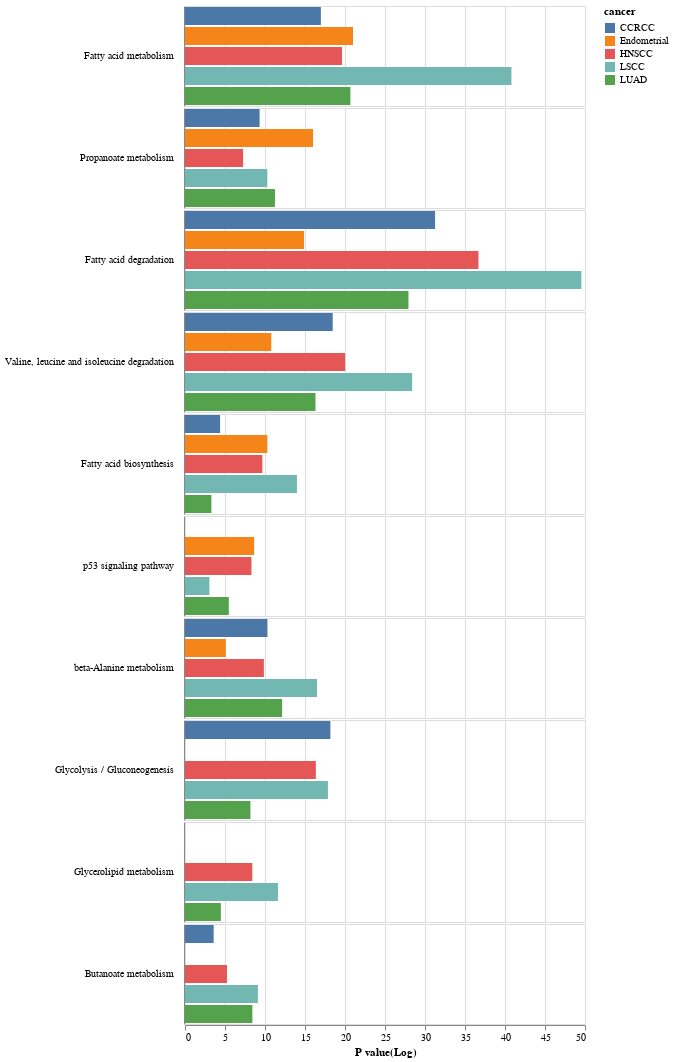

Here is the notebook cell this chart was saved with:
### Code cell
alt.Chart(kegg_df).mark_bar().encode(
    x = alt.X(
        'p_value',
        title = 'P value(Log)'
    ),
    y = alt.Y(
        'cancer',
        title=None,
        axis=alt.Axis(
                labels=False,
                ticks=False,
            )
    ),
    color = 'cancer',
    row=alt.Row(
        'description:O',
        sort = kegg_df['description'].values,
        spacing=0,
        header=alt.Header(
                title=None,
                labelAngle=0,
                labelAnchor="middle",
                labelOrient="left",
                labelAlign="left",
            )
#     header=alt.Header(labelAngle=0)
    )
)

### Figure 1 — Vega-Lite specification as saved in the notebook (floating-point values rounded to 4 significant figures)
{"config": {"view": {"continuousWidth": 400, "continuousHeight": 300}}, "data": {"name": "data-ee0fc4cae8392bf4bbf4222155baee5b"}, "mark": "bar", "encoding": {"color": {"field": "cancer", "type": "nominal"}, "row": {"field": "description", "header": {"labelAlign": "left", "labelAnchor": "middle", "labelAngle": 0, "labelOrient": "left", "title": null}, "sort": ["Fatty acid metabolism", "Propanoate metabolism", "Fatty acid degradation", "Valine, leucine and isoleucine degradation", "Fatty acid biosynthesis", "p53 signaling pathway", "beta-Alanine metabolism", "Fatty acid degradation", "Fatty acid metabolism", "Valine, leucine and isoleucine degradation", "Glycolysis / Gluconeogenesis", "beta-Alanine metabolism", "Fatty acid biosynthesis", "Glycerolipid metabolism", "Propanoate metabolism", "Butanoate metabolism", "p53 signaling pathway", "Fatty acid degradation", "Fatty acid metabolism", "Valine, leucine and isoleucine degradation", "beta-Alanine metabolism", "Propanoate metabolism", "Butanoate metabolism", "Glycolysis / Gluconeogenesis", "p53 signaling pathway", "Glycerolipid metabolism", "Fatty acid biosynthesis", "Fatty acid degradation", "Valine, leucine and isoleucine degradation", "Glycolysis / Gluconeogenesis", "Fatty acid metabolism", "beta-Alanine metabolism", "Propanoate metabolism", "Fatty acid biosynthesis", "Butanoate metabolism", "Fatty acid degradation", "Valine, leucine and isoleucine degradation", "Fatty acid metabolism", "Glycolysis / Gluconeogenesis", "beta-Alanine metabolism", "Fatty acid biosynthesis", "Glycerolipid metabolism", "p53 signaling pathway", "Propanoate metabolism", "Butanoate metabolism"], "spacing": 0, "type": "ordinal"}, "x": {"field": "p_value", "title": "P value(Log)", "type": "quantitative"}, "y": {"axis": {"labels": false, "ticks": false}, "field": "cancer", "title": null, "type": "nominal"}}, "$schema": "https://vega.github.io/schema/vega-lite/v4.17.0.json", "datasets": {"data-ee0fc4cae8392bf4bbf4222155baee5b": [{"description": "Fatty acid metabolism", "p_value": 21.0, "cancer": "Endometrial"}, {"description": "Propanoate metabolism", "p_value": 16.0, "cancer": "Endometrial"}, {"description": "Fatty acid degradation", "p_value": 14.88, "cancer": "Endometrial"}, {"description": "Valine, leucine and isoleucine degradation", "p_value": 10.78, "cancer": "Endometrial"}, {"description": "Fatty acid biosynthesis", "p_value": 10.3, "cancer": "Endometrial"}, {"description": "p53 signaling pathway", "p_value": 8.643, "cancer": "Endometrial"}, {"description": "beta-Alanine metabolism", "p_value": 5.105, "cancer": "Endometrial"}, {"description": "Fatty acid degradation", "p_value": 49.55, "cancer": "LSCC"}, {"description": "Fatty acid metabolism", "p_value": 40.8, "cancer": "LSCC"}, {"description": "Valine, leucine and isoleucine degradation", "p_value": 28.39, "cancer": "LSCC"}, {"description": "Glycolysis / Gluconeogenesis", "p_value": 17.87, "cancer": "LSCC"}, {"description": "beta-Alanine metabolism", "p_value": 16.5, "cancer": "LSCC"}, {"description": "Fatty acid biosynthesis", "p_value": 14.0, "cancer": "LSCC"}, {"description": "Glycerolipid metabolism", "p_value": 11.62, "cancer": "LSCC"}, {"description": "Propanoate metabolism", "p_value": 10.29, "cancer": "LSCC"}, {"description": "Butanoate metabolism", "p_value": 9.114, "cancer": "LSCC"}, {"description": "p53 signaling pathway", "p_value": 3.054, "cancer": "LSCC"}, {"description": "Fatty acid degradation", "p_value": 27.93, "cancer": "LUAD"}, {"description": "Fatty acid metabolism", "p_value": 20.67, "cancer": "LUAD"}, {"description": "Valine, leucine and isoleucine degradation", "p_value": 16.31, "cancer": "LUAD"}, {"description": "beta-Alanine metabolism", "p_value": 12.14, "cancer": "LUAD"}, {"description": "Propanoate metabolism", "p_value": 11.24, "cancer": "LUAD"}, {"description": "Butanoate metabolism", "p_value": 8.421, "cancer": "LUAD"}, {"description": "Glycolysis / Gluconeogenesis", "p_value": 8.177, "cancer": "LUAD"}, {"description": "p53 signaling pathway", "p_value": 5.474, "cancer": "LUAD"}, {"description": "Glycerolipid metabolism", "p_value": 4.483, "cancer": "LUAD"}, {"description": "Fatty acid biosynthesis", "p_value": 3.296, "cancer": "LUAD"}, {"description": "Fatty acid degradation", "p_value": 31.26, "cancer": "CCRCC"}, {"description": "Valine, leucine and isoleucine degradation", "p_value": 18.46, "cancer": "CCRCC"}, {"description": "Glycolysis / Gluconeogenesis", "p_value": 18.17, "cancer": "CCRCC"}, {"description": "Fatty acid metabolism", "p_value": 16.98, "cancer": "CCRCC"}, {"description": "beta-Alanine metabolism", "p_value": 10.31, "cancer": "CCRCC"}, {"description": "Propanoate metabolism", "p_value": 9.325, "cancer": "CCRCC"}, {"description": "Fatty acid biosynthesis", "p_value": 4.385, "cancer": "CCRCC"}, {"description": "Butanoate metabolism", "p_value": 3.583, "cancer": "CCRCC"}, {"description": "Fatty acid degradation", "p_value": 36.68, "cancer": "HNSCC"}, {"description": "Valine, leucine and isoleucine degradation", "p_value": 20.01, "cancer": "HNSCC"}, {"description": "Fatty acid metabolism", "p_value": 19.63, "cancer": "HNSCC"}, {"description": "Glycolysis / Gluconeogenesis", "p_value": 16.36, "cancer": "HNSCC"}, {"description": "beta-Alanine metabolism", "p_value": 9.859, "cancer": "HNSCC"}, {"description": "Fatty acid biosynthesis", "p_value": 9.67, "cancer": "HNSCC"}, {"description": "Glycerolipid metabolism", "p_value": 8.416, "cancer": "HNSCC"}, {"description": "p53 signaling pathway", "p_value": 8.309, "cancer": "HNSCC"}, {"description": "Propanoate metabolism", "p_value": 7.262, "cancer": "HNSCC"}, {"description": "Butanoate metabolism", "p_value": 5.248, "cancer": "HNSCC"}]}}
